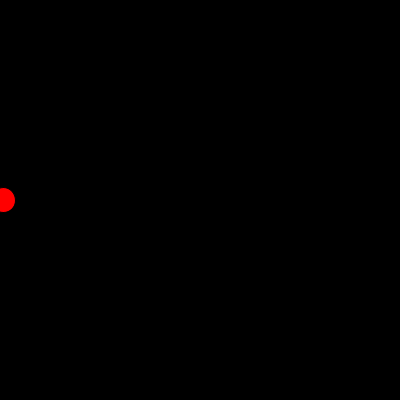
Frame 1 (no input)
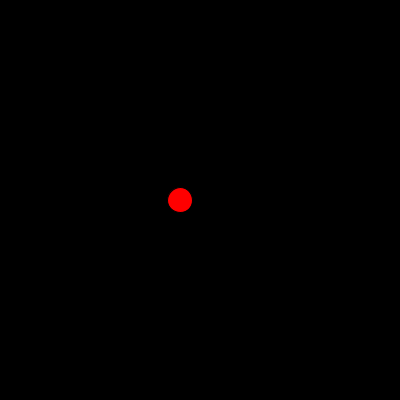
Frame 60 (the mouse pressed at the canvas centre just before this capture)
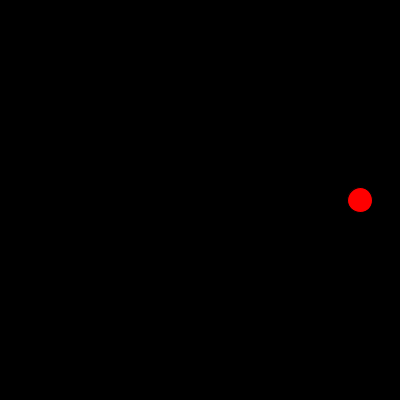
Frame 120 (the mouse held since frame 60 and released just before this capture)

The Processing sketch that drew these frames (run headless with seeded random() and noise(); from frame 60 on, the mouse is pressed at the canvas centre):

// Processing sketch: bounce1d
// ── bounce1d.pde
/* Bounce1d

Description: Makes a ball move along the x axis in the middle 
of the screen, and changes direction when it hits and edge.

Author: Owen Brasier 
Date: August 2015
http://challenge.madmaker.com.au 

*/

int x = 0;                          // set x initial position
int speed = 3;                      // speed of x

void setup() {
  size(400, 400);                   // create a window
  fill(255, 0, 0);                  // make the ball colour red
}

void draw() {
  background(0);
  x = x + speed;                    // move the ball
  if((x >= width) || (x <= 0))      // check if it hits an edge
    speed = -speed;                 // change direction
  ellipse(x, height/2, 25, 25);     // draw ball (x, y, width, height)
}
